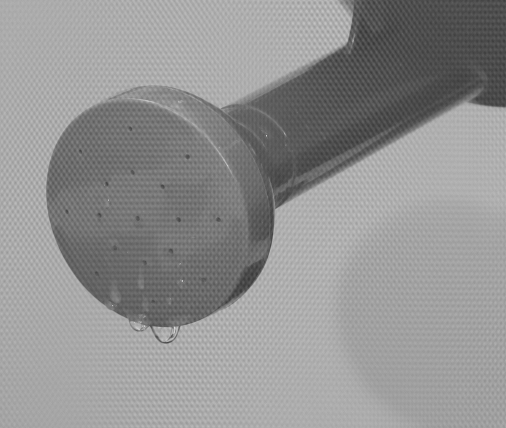
//> input picture Vision project1/VisionPic4/Image4_2_zoomed.png, 506 x 428 px
$ ./main ../Image4_2_zoomed.png   (built with g++ and OpenCV 4)
//> lines starting //> are read from the running program, lines starting //| are printed output that depends on the picture
/*
 * RoVi1
 * Example application to load and display an image
 */

// v1.0-4-gdfe246a

#include <opencv2/opencv.hpp>
#include <iostream>
#include <string>
#include <vector>
#include <math.h>

using namespace cv;
using namespace std;

void displayImage(cv::Mat img){
    cv::namedWindow("image",CV_WINDOW_NORMAL);
    cv::resizeWindow("image", 600,600);
    cv::imshow("image", img);
    cv::waitKey();
}

Mat paintHist(Mat img, int hist_w, int hist_h){ // Plot the histogram

    Mat theHistogram;

    int channels[] = {0};               //number og color channels
    int histSize[] = {256};             //number of histogam colombs
    float range[] = { 0, 256 };         //input range (color values)
    const float* ranges[] = { range };  //pointer to input gange

    calcHist( &img, 1, channels, Mat(), theHistogram, 1, histSize, ranges, true, false);

    int bin_w = cvRound( (double) hist_w/theHistogram.rows );                   //calculate colum width
    Mat histImage( hist_h, bin_w*theHistogram.rows, CV_8UC3, Scalar( 0,0,0) );  // initialize image

    // Normalize histogram values to be within image height
    normalize(theHistogram, theHistogram, 0, histImage.rows, NORM_MINMAX, -1, Mat() );

    for( int i = 0; i < theHistogram.rows-1; i++ ){                             //For each histogram colum
        for(int x = 0; x < bin_w ;x++){                                         //for each vertical pixel in the colum
            for(int y = hist_h ;y> hist_h-theHistogram.at<float>(i);y--){       //for each horizontal pixel in the colum
                histImage.at<Vec3b>(Point(i*bin_w+x,y))[0] = 255;               //Make pixel white
                histImage.at<Vec3b>(Point(i*bin_w+x,y))[1] = 255;
                histImage.at<Vec3b>(Point(i*bin_w+x,y))[2] = 255;
            }
        }
    }
    // add borders to the histogram
    const int border = 10;
    copyMakeBorder(histImage, histImage, border, border, border,
                  border, BORDER_CONSTANT, Scalar(50,50,50));

    return histImage;
}


void dftshift(cv::Mat& mag){
    int cx = mag.cols / 2;
    int cy = mag.rows / 2;

    cv::Mat tmp;
    cv::Mat q0(mag, cv::Rect(0, 0, cx, cy));
    cv::Mat q1(mag, cv::Rect(cx, 0, cx, cy));
    cv::Mat q2(mag, cv::Rect(0, cy, cx, cy));
    cv::Mat q3(mag, cv::Rect(cx, cy, cx, cy));

    q0.copyTo(tmp);
    q3.copyTo(q0);
    tmp.copyTo(q3);
    q1.copyTo(tmp);
    q2.copyTo(q1);
    tmp.copyTo(q2);
}

cv::Mat blpf(float d0, int n, cv::Size size)
{
    cv::Mat_<cv::Vec2f> lpf(size);
    cv::Point2f c = cv::Point2f(size) / 2;

    for (int i = 0; i < size.height; ++i) {
        for (int j = 0; j < size.width; ++j) {
            // Distance from point (i,j) to the origin of the Fourier transform
            float d = sqrt((i - c.y) * (i - c.y) + (j - c.x) * (j - c.x));

            // Real part
            lpf(i, j)[0] = 1 / (1 + std::pow(d / d0, 2 * n));

            // Imaginary part
            lpf(i, j)[1] = 0;
        }
    }

    return lpf;
}

int main(int argc, char* argv[])
{
    cv::CommandLineParser parser(argc, argv,
        "{help   |            | print this message}"
        "{@image | ../../Image4_2.png | image path}"
    );

    if (parser.has("help")) {
        parser.printMessage();
    }

    // Load image
    std::string filename = parser.get<std::string>("@image");
    cv::Mat I = cv::imread(filename, cv::IMREAD_GRAYSCALE);
//> I is the input picture: 428 rows x 506 cols, CV_8UC1; min 56, max 220, mean 146.1

    if (I.empty()) {
        std::cout << "Input image not found at '" << filename << "'\n";
    }

    displayImage(I);
	Mat padded;                            //expand input image to optimal size
    int m = getOptimalDFTSize( I.rows );
//> m = 432
    int n = getOptimalDFTSize( I.cols ); // on the border add zero values
//> n = 512
    copyMakeBorder(I, padded, 0, m - I.rows, 0, n - I.cols, BORDER_CONSTANT, Scalar::all(0));

    Mat planes[] = {Mat_<float>(padded), Mat::zeros(padded.size(), CV_32F)};
//> planes[1]: 432 rows x 512 cols, CV_32FC1; every value is 0
    Mat complexI;
    merge(planes, 2, complexI);         // Add to the expanded another plane with zeros

    dft(complexI, complexI);            // this way the result may fit in the source matrix
	dftshift(complexI);
	Mat filter = blpf(320,7,complexI.size());
	cv::mulSpectrums(complexI, filter, complexI, 0);
	dftshift(complexI);

    split(complexI, planes);                   // planes[0] = Re(DFT(I), planes[1] = Im(DFT(I))

    magnitude(planes[0], planes[1], planes[0]);// planes[0] = magnitude
    Mat magI = planes[0];

    magI += Scalar::all(1);                    // switch to logarithmic scale
    log(magI, magI);

    // crop the spectrum, if it has an odd number of rows or columns
    magI = magI(Rect(0, 0, magI.cols & -2, magI.rows & -2));

    dftshift(magI);
//> in dftshift (call 3), `cv::Mat q0(mag, cv::Rect(0, 0, cx, cy));`:
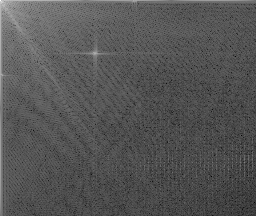
//> q0: 216 rows x 256 cols, CV_32FC1; min 1.43, max 17.27, mean 6.74; drawn with min black and max white
//> in dftshift (call 3), `cv::Mat q1(mag, cv::Rect(cx, 0, cx, cy));`:
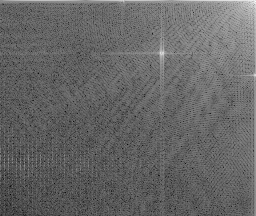
//> q1: 216 rows x 256 cols, CV_32FC1; min 1.65, max 14.18, mean 6.7; drawn with min black and max white
//> in dftshift (call 3), `cv::Mat q2(mag, cv::Rect(0, cy, cx, cy));`:
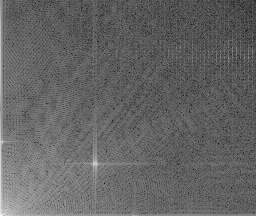
//> q2: 216 rows x 256 cols, CV_32FC1; min 1.65, max 14.43, mean 6.69; drawn with min black and max white
//> in dftshift (call 3), `cv::Mat q3(mag, cv::Rect(cx, cy, cx, cy));`:
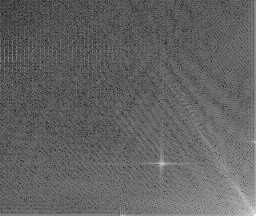
//> q3: 216 rows x 256 cols, CV_32FC1; min 1.43, max 14.93, mean 6.69; drawn with min black and max white
//> in dftshift (call 3), `tmp.copyTo(q2);`:
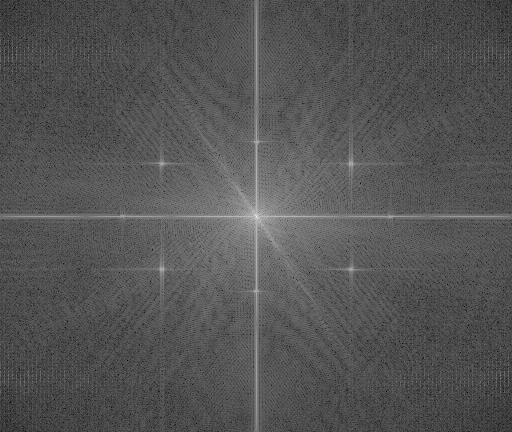
//> mag: 432 rows x 512 cols, CV_32FC1; min 1.43, max 17.27, mean 6.7; drawn with min black and max white

    normalize(magI, magI, 0, 1, CV_MINMAX); // Transform the matrix with float values into a

	displayImage(magI);

    cv::Mat inverseTransform;
    cv::dft(complexI, inverseTransform, cv::DFT_INVERSE|cv::DFT_REAL_OUTPUT);
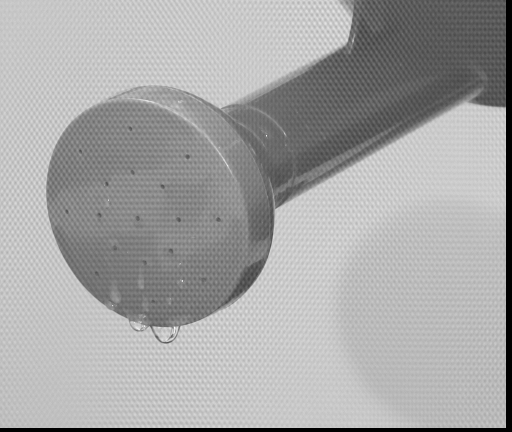
//> inverseTransform: 432 rows x 512 cols, CV_32FC1; min -166882, max 48626272, mean 31637836; drawn with min black and max white
    normalize(inverseTransform, inverseTransform, 0, 1, CV_MINMAX);

    cv::Mat done(inverseTransform, cv::Rect(0,0,inverseTransform.cols-10,inverseTransform.rows-83));
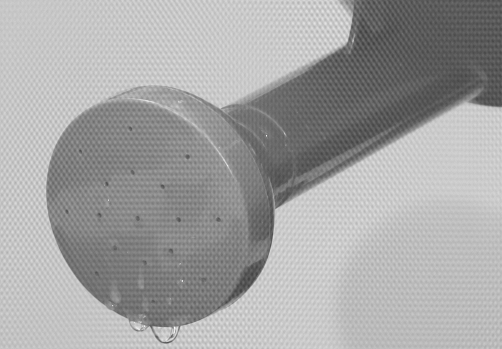
//> done: 349 rows x 502 cols, CV_32FC1; min 0.257, max 1, mean 0.644
	displayImage(done);

    return 0;
}
